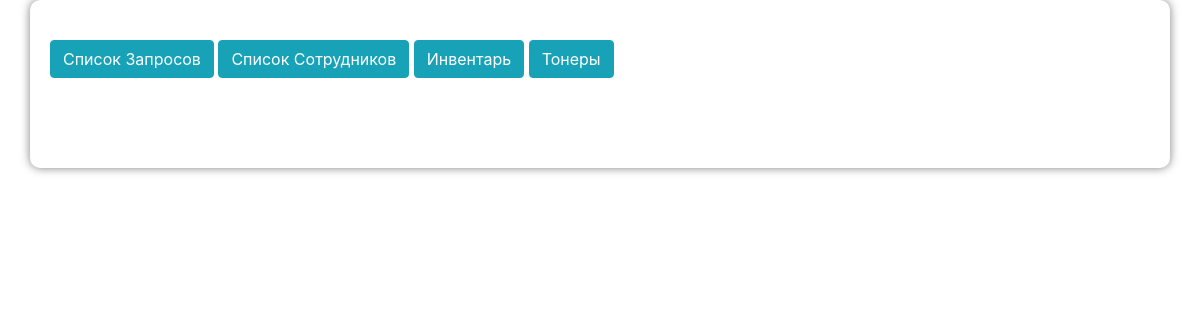
/toner_list (signed in), run on an earlier commit of the app's database.
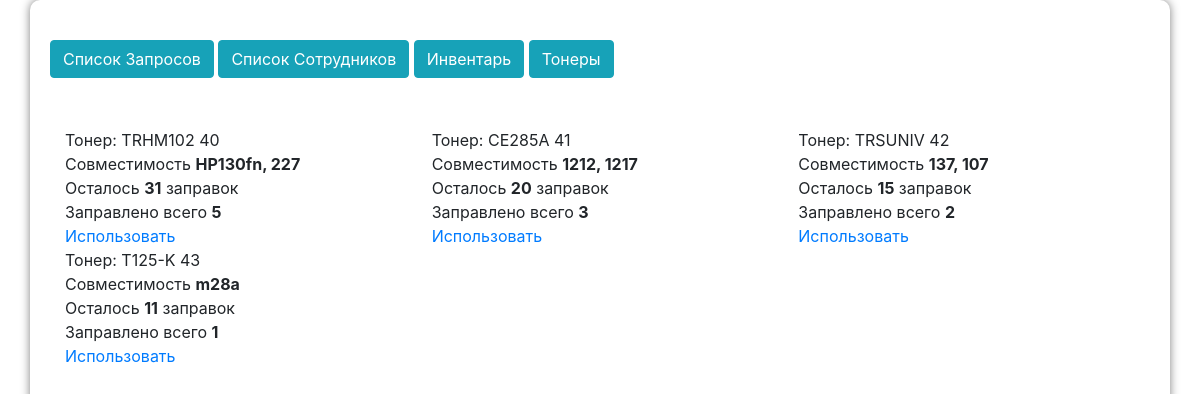
And on a later commit of the database.
### blog/models.py (models this page shows, shortened)
class Toner(models.Model):
    name = models.CharField('Тонер',
        max_length=2,
        choices=tonerChoice,
        default='t1',
    )
    remained_loads = models.IntegerField('Осталось заправок', default=1)
    used_loads = models.IntegerField('Использовано сейчас', default=0)
    overall = models.IntegerField('Итого', default=1)
    accept = models.CharField('Совместимые', max_length=100, default='')
    def __str__(self):
        return self.get_name_display()

### blog/views.py (the view)
# urls.py: path('toner_list', views.toner_list, name='toner_list'),
def toner_list(request):
    toners = Toner.objects.order_by('name')
    context = {
        'toners': toners
    }
    return render(request, 'blog/toner_list.html', context)

### blog/templates/blog/toner_list.html
{% extends 'blog/base.html' %}
    {% block content %}
        <div class="row">
            {% for toner in toners %}
                <div class="col-md-4">
                    Тонер: {{ toner }} {{ toner.pk }} <br>
                    Совместимость <strong> {{ toner.accept }}</strong><br>
                    Осталось <strong> {{ toner.remained_loads }}</strong> заправок <br>
                    Заправлено всего <strong> {{ toner.overall }}</strong> <br>
                    <a href="{% url 'toner_edit' pk=toner.pk %}">Использовать</a>
                </div>
            {% endfor %}
        </div>
    {% endblock %}

### blog/templates/blog/base.html (shortened to what this page needs)
{% load static %}
<html>
    <head>
        <link rel="stylesheet" href="https://maxcdn.bootstrapcdn.com/bootstrap/4.0.0/css/bootstrap.min.css">
        <link rel="stylesheet" href="{% static 'css/style.css' %}" type="text/css">
    </head>
    <body>
        <div class="container">
            {% if user.is_authenticated %}
                <div class="header">
                    <a class='btn btn-info'href="{% url 'zapros_list' %}">Список Запросов</a>
                    <a class='btn btn-info'href="{% url 'worker_list' %}">Список Сотрудников</a>
                    <a class='btn btn-info'href="{% url 'items_list' %}">Инвентарь</a>
                    <a class='btn btn-info'href="{% url 'toner_list' %}">Тонеры</a>
                </div>
            {% endif %}
            {% block content %}
            {% endblock %}
        </div>
    </body>
</html>

### blog/static/css/style.css (style rules this page uses)
.container { box-shadow: 0 0 10px rgba(0, 0, 0, 0.5); border-radius: 10px; padding: 40px 20px; }
.row { margin: 0; }
.header { margin: 50px auto; margin-top: 0; }

What changed in the data, as far as the page shows it:
added Toner: name "TRHM102", pk "40", accept "HP130fn, 227", remained_loads "31", overall "5"
added Toner: name "CE285A", pk "41", accept "1212, 1217", remained_loads "20", overall "3"
added Toner: name "TRSUNIV", pk "42", accept "137, 107", remained_loads "15", overall "2"
added Toner: name "T125-K", pk "43", accept "m28a", remained_loads "11", overall "1"
